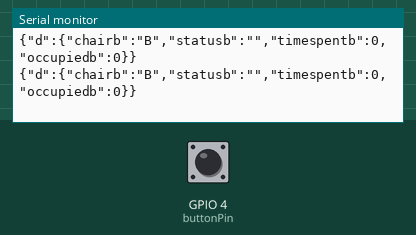
Simulated run of this sketch. Board: ESP8266 (NodeMCU). Shown: the last lines printed to the serial monitor. The test bench sets the inputs (shaded band); at power-on: GPIO 4 (buttonPin) HIGH.

Above: at 1.2 s.
1.3 s: GPIO 4 (buttonPin) pulled LOW for 0.15 s
At 1.37 s:
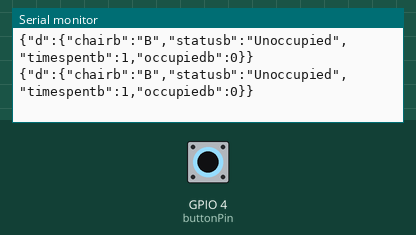
2.9 s: GPIO 4 (buttonPin) pulled LOW for 1 s
At 4.0 s:
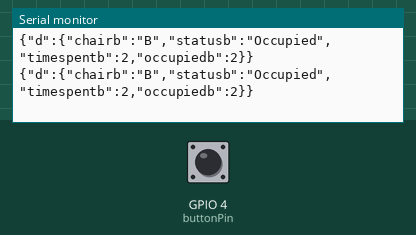
6.9 s: GPIO 4 (buttonPin) pulled LOW for 0.15 s
At 8.0 s:
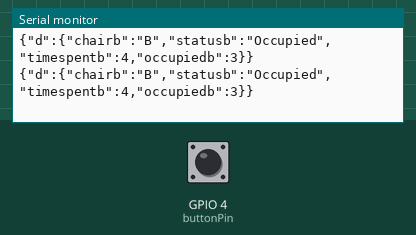
10.0 s: GPIO 4 (buttonPin) pulled LOW for 1 s
At 11.1 s:
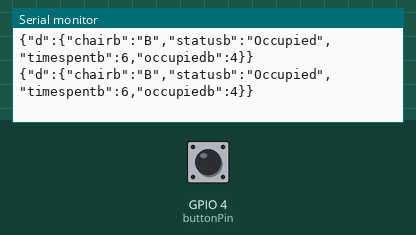
14.0 s: GPIO 4 (buttonPin) pulled LOW for 3.2 s
At 14.9 s:
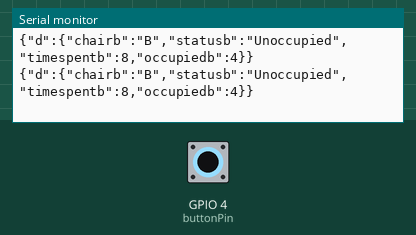
Timing chart, 0 to 15.5 s (numbered marks = the images above; inputs shaded):
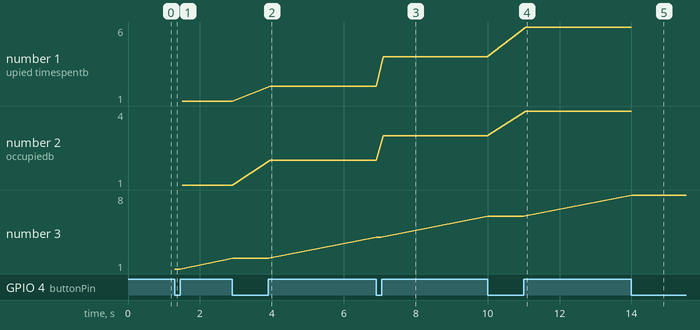

Measured:
- after the input at 1.3 s, the serial monitor: prints a new line at once (image 1)
- after the input at 2.9 s, the serial monitor: prints a new line at once (image 2)
- after the input at 6.9 s, the serial monitor: prints a new line at once (image 3)
- after the input at 10.0 s, the serial monitor: prints a new line at once (image 4)
- after the input at 14.0 s, the serial monitor: prints a new line at once (image 5)
- plotted number 1: 2 → 4 after the input at 6.9 s, 4 → 6 after the input at 10.0 s
- plotted number 2: 2 → 3 after the input at 6.9 s
- plotted number 3: 2 → 4 after the input at 6.9 s, 4 → 6 after the input at 10.0 s, 6 → 8 after the input at 14.0 s

The sketch:

button_sender_2.ino
```cpp
#include <ESP8266WiFi.h>
#include <espnow.h>
#include <Adafruit_NeoPixel.h>
#include <DHT.h>
#include <ArduinoJson.h>
#include <PubSubClient.h>


// Add GPIO pins used to connect devices
const int buttonPin = 4;  // the pin that the pushbutton is attached to

// MAC address of the receiver ESP8266
uint8_t broadcastAddress[] = {0x08, 0x3A, 0x8D, 0xE3, 0xB9, 0x4B}; //0x08, 0x3A, 0x8D, 0xE3, 0xB9, 0x4B, 0x08, 0x3A, 0x8D, 0xEE, 0xDB, 0x22
unsigned long start_time = 0;
unsigned long end_time = 0;
unsigned long duration = 0;
unsigned long duration_sec = 0;
unsigned long duration_min = 0;
unsigned long duration_totale = 0;
int buttonPushCounter = 0;  // counter for the number of button presses
int buttonState = 1;        // current state of the button
int lastButtonState = 1;    // previous state of the button


unsigned long previousTime=0;
String chair = "B";
String chair_status;
int occupancy = 1;
// variables to hold data
StaticJsonDocument<150> jsonDoc;
JsonObject payload = jsonDoc.to<JsonObject>();
JsonObject status = payload.createNestedObject("d");
static char msg[150];

// callback when data is sent
void OnDataSent(uint8_t *mac_addr, uint8_t status) {
 Serial.print(F("\r\n Master packet sent:\t"));
 Serial.println(status == 0 ? "Delivery Success" : "Delivery Fail");
}
void setup() {

 // Init Serial Monitor
 Serial.begin(115200);
 // Set device as a Wi-Fi Station
 WiFi.mode(WIFI_STA);
 // initialize the button pin as a input:
 pinMode(buttonPin, INPUT);
 // Init ESP-NOW
 if (esp_now_init() != 0) {
   Serial.println(F("Error initializing ESP-NOW"));
   return;
 }
 Serial.print(F("\nReciever initialized : "));
 Serial.println(WiFi.macAddress());

 // Define Send function
 esp_now_set_self_role(ESP_NOW_ROLE_CONTROLLER);
 esp_now_register_send_cb(OnDataSent);
 // Register peer
 esp_now_add_peer(broadcastAddress, ESP_NOW_ROLE_SLAVE, 1, NULL, 0);

}
void loop() {
  // read the pushbutton input pin:
  buttonState = digitalRead(buttonPin);

  // compare the buttonState to its previous state
  if (buttonState != lastButtonState) {
    // if the state has changed, increment the counter
    if (buttonState == HIGH) {
      // if the current state is HIGH then the button went from off to on:
      buttonPushCounter++;
      start_time = millis();
      chair_status  = "Occupied";
      occupancy = 50;
      Serial.println("on");
      Serial.print("number of button pushes: ");
      Serial.println(buttonPushCounter);
    } else {
      // if the current state is LOW then the button went from on to off:
      end_time = millis();
      chair_status = "Unoccupied";
      occupancy = 0;
      Serial.println("off");
      Serial.print("Time spent : ");
      duration = end_time - start_time;
      duration_sec = duration / 1000;
      duration_min = duration_sec / 60;
      if (duration_min > 1){
        Serial.print(duration_min);
        Serial.print(" minutes ");
      }
      if (duration_sec > 1){
        Serial.print(duration_sec);
        Serial.print(" seconds ");
        Serial.print(duration % 1000);
        Serial.println(" milliseconds ");}
      else {
        Serial.print(duration);
        Serial.println(" milliseconds ");}
      duration_totale += duration_min*60 + duration_sec;
      Serial.print(duration_totale);
      if (duration_totale > 60){
        duration_totale += duration_totale / 60;
        Serial.print(duration_totale);
      }
    }
    // Delay a little bit to avoid bouncing
    delay(50);
  }
  // save the current state as the last state, for next time through the loop
  lastButtonState = buttonState;

  status["chairb"] = chair;
  status["statusb"] = chair_status;
  status["timespentb"] = duration_totale;
  status["occupiedb"] = buttonPushCounter;
  //status["occupancyb"] = occupancy;
  serializeJson(jsonDoc, msg, 150);
  Serial.println(msg);


  if((millis() -previousTime)>1000){
     // Send message via ESP-NOW
     uint8_t result = esp_now_send(broadcastAddress, (uint8_t *) msg, sizeof(msg));
     if (result == 0) {
       Serial.println(F("Sent with success"));
     }
     else {
       Serial.println(F("Error sending the data"));
     }
     previousTime=millis();
  }


}
```
